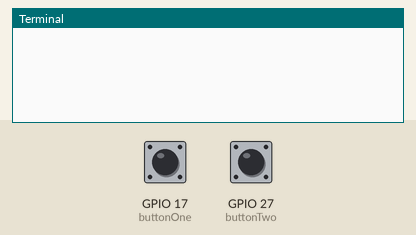
Simulated run of this program. Board: Raspberry Pi (BCM pin numbers). Shown: the last lines printed to the terminal. The test bench sets the inputs (shaded band); at power-on: GPIO 17 (buttonOne) LOW, GPIO 27 (buttonTwo) HIGH.

Above: at 1.2 s.
1.3 s: GPIO 17 (buttonOne) pulled HIGH for 0.15 s
At 2.4 s:
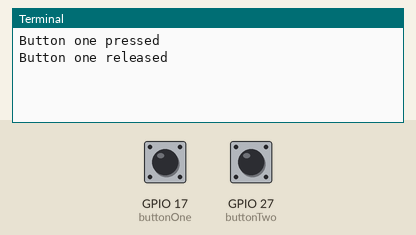
2.9 s: GPIO 27 (buttonTwo) pulled LOW for 0.15 s
At 3.6 s:
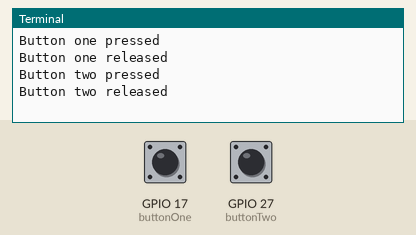

The program:

Two_Buttons_Edge_Detect.py
```python
#!/usr/bin/env python
# Two_Buttons_Edge_Detect.py
# Detecting Rising and Falling Edge on
# two pushbutton connected to +3.3 and GND
# Execution blocks at the "wait_for_edge"

import RPi.GPIO as GPIO

GPIO.setmode(GPIO.BCM)
GPIO.setwarnings(False)

buttonOne = 17     #Connected to 3.3 volts
buttonTwo = 27     #Connected to GND

# When we push buttonOne it connects +3.3 volts to input pin 17
# GPIO.PUD_DOWN "pulls" the pin low (ground) so it can detect
# the "high" that the button sends when pushed
GPIO.setup(buttonOne, GPIO.IN, pull_up_down = GPIO.PUD_DOWN)

# When we push buttonTwo it connects ground to input pin 27
# GPIO.PUD_UP "pulls" the pin to a high (+3.3 volts) so it can detect
# the "low" that the button sends when pushed
GPIO.setup(buttonTwo, GPIO.IN, pull_up_down = GPIO.PUD_UP)

try:
    while True:
        GPIO.wait_for_edge(buttonOne,GPIO.RISING)
        print("Button one pressed")

        GPIO.wait_for_edge(buttonOne, GPIO.FALLING)
        print("Button one released")

        GPIO.wait_for_edge(buttonTwo, GPIO.FALLING)
        print("Button two pressed")

        GPIO.wait_for_edge(buttonTwo, GPIO.RISING)
        print("Button two released")
except KeyboardInterrupt:
    GPIO.cleanup()
```

Measured:
- after the input at 1.3 s, the terminal: prints a new line at once (image 1)
- after the input at 2.9 s, the terminal: prints a new line at once (image 2)
